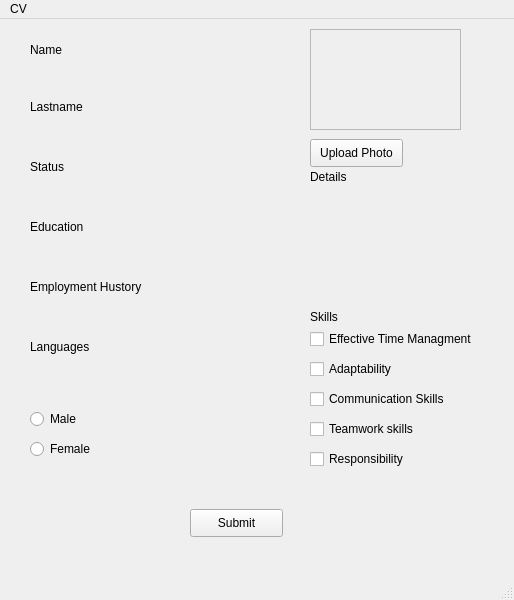
<?xml version="1.0" encoding="UTF-8"?>
<ui version="4.0">
 <class>Photolabel</class>
 <widget class="QMainWindow" name="Photolabel">
  <property name="geometry">
   <rect>
    <x>0</x>
    <y>0</y>
    <width>514</width>
    <height>600</height>
   </rect>
  </property>
  <property name="windowTitle">
   <string>MainWindow</string>
  </property>
  <widget class="QWidget" name="centralwidget">
   <widget class="QWidget" name="verticalLayoutWidget">
    <property name="geometry">
     <rect>
      <x>30</x>
      <y>40</y>
      <width>161</width>
      <height>31</height>
     </rect>
    </property>
    <layout class="QVBoxLayout" name="verticalLayout"/>
   </widget>
   <widget class="QLabel" name="label">
    <property name="geometry">
     <rect>
      <x>30</x>
      <y>20</y>
      <width>61</width>
      <height>21</height>
     </rect>
    </property>
    <property name="text">
     <string>Name</string>
    </property>
   </widget>
   <widget class="QLabel" name="label_2">
    <property name="geometry">
     <rect>
      <x>30</x>
      <y>80</y>
      <width>55</width>
      <height>16</height>
     </rect>
    </property>
    <property name="text">
     <string>Lastname</string>
    </property>
   </widget>
   <widget class="QWidget" name="verticalLayoutWidget_2">
    <property name="geometry">
     <rect>
      <x>30</x>
      <y>100</y>
      <width>160</width>
      <height>31</height>
     </rect>
    </property>
    <layout class="QVBoxLayout" name="verticalLayout_2"/>
   </widget>
   <widget class="QLabel" name="label_3">
    <property name="geometry">
     <rect>
      <x>30</x>
      <y>140</y>
      <width>55</width>
      <height>16</height>
     </rect>
    </property>
    <property name="text">
     <string>Status</string>
    </property>
   </widget>
   <widget class="QWidget" name="verticalLayoutWidget_3">
    <property name="geometry">
     <rect>
      <x>30</x>
      <y>160</y>
      <width>160</width>
      <height>31</height>
     </rect>
    </property>
    <layout class="QVBoxLayout" name="verticalLayout_3"/>
   </widget>
   <widget class="QLabel" name="label_4">
    <property name="geometry">
     <rect>
      <x>30</x>
      <y>200</y>
      <width>81</width>
      <height>16</height>
     </rect>
    </property>
    <property name="text">
     <string>Education</string>
    </property>
   </widget>
   <widget class="QWidget" name="verticalLayoutWidget_4">
    <property name="geometry">
     <rect>
      <x>30</x>
      <y>220</y>
      <width>161</width>
      <height>31</height>
     </rect>
    </property>
    <layout class="QVBoxLayout" name="verticalLayout_4"/>
   </widget>
   <widget class="QLabel" name="label_5">
    <property name="geometry">
     <rect>
      <x>30</x>
      <y>260</y>
      <width>121</width>
      <height>16</height>
     </rect>
    </property>
    <property name="text">
     <string>Employment Hustory</string>
    </property>
   </widget>
   <widget class="QWidget" name="verticalLayoutWidget_5">
    <property name="geometry">
     <rect>
      <x>30</x>
      <y>280</y>
      <width>160</width>
      <height>31</height>
     </rect>
    </property>
    <layout class="QVBoxLayout" name="verticalLayout_5"/>
   </widget>
   <widget class="QLabel" name="label_6">
    <property name="geometry">
     <rect>
      <x>30</x>
      <y>320</y>
      <width>71</width>
      <height>16</height>
     </rect>
    </property>
    <property name="text">
     <string>Languages</string>
    </property>
   </widget>
   <widget class="QWidget" name="verticalLayoutWidget_6">
    <property name="geometry">
     <rect>
      <x>30</x>
      <y>340</y>
      <width>160</width>
      <height>31</height>
     </rect>
    </property>
    <layout class="QVBoxLayout" name="verticalLayout_6"/>
   </widget>
   <widget class="QLabel" name="label_7">
    <property name="geometry">
     <rect>
      <x>310</x>
      <y>150</y>
      <width>91</width>
      <height>16</height>
     </rect>
    </property>
    <property name="text">
     <string/>
    </property>
   </widget>
   <widget class="QWidget" name="verticalLayoutWidget_7">
    <property name="geometry">
     <rect>
      <x>310</x>
      <y>180</y>
      <width>160</width>
      <height>80</height>
     </rect>
    </property>
    <layout class="QVBoxLayout" name="verticalLayout_7"/>
   </widget>
   <widget class="QLabel" name="label_8">
    <property name="geometry">
     <rect>
      <x>310</x>
      <y>150</y>
      <width>55</width>
      <height>16</height>
     </rect>
    </property>
    <property name="text">
     <string>Details</string>
    </property>
   </widget>
   <widget class="QLabel" name="label_9">
    <property name="geometry">
     <rect>
      <x>310</x>
      <y>290</y>
      <width>55</width>
      <height>16</height>
     </rect>
    </property>
    <property name="text">
     <string>Skills</string>
    </property>
   </widget>
   <widget class="QCheckBox" name="checkBox">
    <property name="geometry">
     <rect>
      <x>310</x>
      <y>310</y>
      <width>181</width>
      <height>20</height>
     </rect>
    </property>
    <property name="text">
     <string>Effective Time Managment</string>
    </property>
   </widget>
   <widget class="QCheckBox" name="checkBox_2">
    <property name="geometry">
     <rect>
      <x>310</x>
      <y>340</y>
      <width>91</width>
      <height>20</height>
     </rect>
    </property>
    <property name="text">
     <string>Adaptability</string>
    </property>
   </widget>
   <widget class="QCheckBox" name="checkBox_4">
    <property name="geometry">
     <rect>
      <x>310</x>
      <y>400</y>
      <width>131</width>
      <height>20</height>
     </rect>
    </property>
    <property name="text">
     <string>Teamwork skills</string>
    </property>
   </widget>
   <widget class="QCheckBox" name="checkBox_5">
    <property name="geometry">
     <rect>
      <x>310</x>
      <y>370</y>
      <width>171</width>
      <height>20</height>
     </rect>
    </property>
    <property name="text">
     <string>Communication Skills</string>
    </property>
   </widget>
   <widget class="QCheckBox" name="checkBox_3">
    <property name="geometry">
     <rect>
      <x>310</x>
      <y>430</y>
      <width>121</width>
      <height>20</height>
     </rect>
    </property>
    <property name="text">
     <string>Responsibility</string>
    </property>
   </widget>
   <widget class="QRadioButton" name="radioButton">
    <property name="geometry">
     <rect>
      <x>30</x>
      <y>390</y>
      <width>95</width>
      <height>20</height>
     </rect>
    </property>
    <property name="text">
     <string>Male</string>
    </property>
   </widget>
   <widget class="QRadioButton" name="radioButton_2">
    <property name="geometry">
     <rect>
      <x>30</x>
      <y>420</y>
      <width>95</width>
      <height>20</height>
     </rect>
    </property>
    <property name="text">
     <string>Female</string>
    </property>
   </widget>
   <widget class="QPushButton" name="pushButton">
    <property name="geometry">
     <rect>
      <x>190</x>
      <y>490</y>
      <width>93</width>
      <height>28</height>
     </rect>
    </property>
    <property name="text">
     <string>Submit</string>
    </property>
   </widget>
   <widget class="QLabel" name="Photolabel_10">
    <property name="geometry">
     <rect>
      <x>310</x>
      <y>10</y>
      <width>151</width>
      <height>101</height>
     </rect>
    </property>
    <property name="frameShape">
     <enum>QFrame::StyledPanel</enum>
    </property>
    <property name="frameShadow">
     <enum>QFrame::Raised</enum>
    </property>
    <property name="text">
     <string/>
    </property>
    <property name="scaledContents">
     <bool>true</bool>
    </property>
    <property name="alignment">
     <set>Qt::AlignCenter</set>
    </property>
   </widget>
   <widget class="QPushButton" name="UploadPhotopushButton_2">
    <property name="geometry">
     <rect>
      <x>310</x>
      <y>120</y>
      <width>93</width>
      <height>28</height>
     </rect>
    </property>
    <property name="text">
     <string>Upload Photo</string>
    </property>
   </widget>
  </widget>
  <widget class="QMenuBar" name="menubar">
   <property name="geometry">
    <rect>
     <x>0</x>
     <y>0</y>
     <width>514</width>
     <height>26</height>
    </rect>
   </property>
   <widget class="QMenu" name="menuCV">
    <property name="title">
     <string>CV</string>
    </property>
   </widget>
   <addaction name="menuCV"/>
  </widget>
  <widget class="QStatusBar" name="statusbar"/>
 </widget>
 <resources/>
 <connections/>
</ui>
